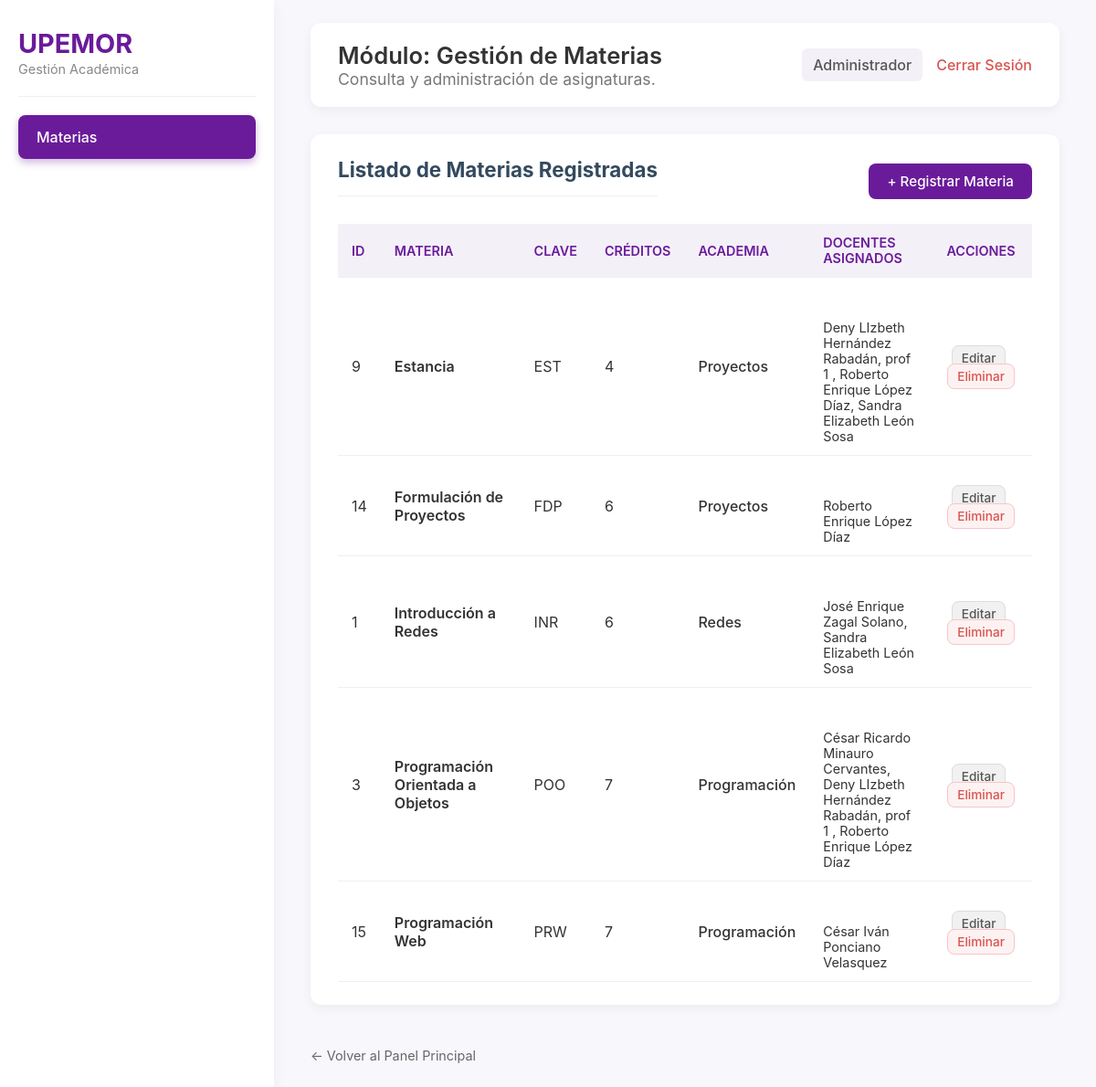
The page /index.php?controlador=materia&accion=consultarMaterias (signed in) on the database its author committed.
### tables this page shows
CREATE TABLE `materia` (
  `id_materia` int(11) NOT NULL AUTO_INCREMENT,
  `nombre_materia` varchar(45) NOT NULL,
  `clave` varchar(45) NOT NULL,
  `creditos` int(11) NOT NULL,
  `id_academia` int(11) DEFAULT NULL,
  PRIMARY KEY (`id_materia`),
  KEY `id_academia` (`id_academia`),
  CONSTRAINT `materia_ibfk_1` FOREIGN KEY (`id_academia`) REFERENCES `academia` (`id_academia`) ON DELETE SET NULL ON UPDATE CASCADE
);

CREATE TABLE `academia` (
  `id_academia` int(11) NOT NULL AUTO_INCREMENT,
  `nombre` varchar(50) NOT NULL,
  `siglas` varchar(45) NOT NULL,
  PRIMARY KEY (`id_academia`)
);

### app/controllers/MateriaController.php (called while the page is built, shortened)
<?php
include_once "app/models/MateriaModel.php";
class MateriaController {
    private $model;
    public function __construct($connection){
        $this->model = new MateriaModel($connection);
    }
    public function consultarMaterias(){
        $materias = $this->model->consultarMaterias();
        include "app/views/materia/consulta_materia.php";
    }
}

### app/models/MateriaModel.php (called while the page is built, shortened)
<?php
class MateriaModel {
    public $connection;
    public function __construct($connection){
        $this->connection = $connection;
    }
    public function consultarMaterias(){
        $sql = "SELECT
                    m.id_materia,
                    m.nombre_materia,
                    m.clave,
                    m.creditos,
                    a.nombre AS academia,
                    GROUP_CONCAT(CONCAT(p.nombre,' ',p.apellido_pa,' ',p.apellido_ma)
                                 ORDER BY p.nombre SEPARATOR ', ') AS docentes
                FROM materia m
                LEFT JOIN academia a ON a.id_academia = m.id_academia
                LEFT JOIN asignacionmateria am ON am.id_materia = m.id_materia
                LEFT JOIN profesor p ON p.id_profesor = am.id_profesor
                GROUP BY m.id_materia, m.nombre_materia, m.clave, m.creditos, a.nombre
                ORDER BY m.nombre_materia";
        return $this->connection->query($sql);
    }
}

### app/views/materia/consulta_materia.php (the view, shortened to what this page needs)
<?php
$rol_actual = $_SESSION['rol_usuario'] ?? 'Profesor';
?>
<!DOCTYPE html>
<html lang="es">
<head>
    <link rel="stylesheet" href="public/css/panel_style.css?v=<?php echo time(); ?>">
    <link rel="stylesheet" href="public/css/crud_style.css?v=<?php echo time(); ?>">
</head>
<body>
    <div class="main-container">
        <nav class="sidebar">
            <div class="sidebar-header">
                <span class="logo">UPEMOR</span>
                <span class="logo-sub">Gestión Académica</span>
            </div>
            <ul class="sidebar-menu">
                <li><a href="index.php?controlador=materia&accion=consultarMaterias" class="sidebar-link active">Materias</a></li>
            </ul>
        </nav>
        <div class="main-content">
            <header class="module-header">
                <div class="header-title">
                    <h1>Módulo: Gestión de Materias</h1>
                    <p>Consulta y administración de asignaturas.</p>
                </div>
                <div class="user-info">
                    <span><?php echo htmlspecialchars($rol_actual); ?></span>
                    <a href="index.php?controlador=acceso&accion=cerrarSesion" class="logout-link">Cerrar Sesión</a>
                </div>
            </header>
            <div class="form-card">
                <div style="display: flex; justify-content: space-between; align-items: center; margin-bottom: 20px;">
                    <h2>Listado de Materias Registradas</h2>
                    <a href="index.php?controlador=materia&accion=insertarMateria" class="button-primary" style="padding: 10px 20px; font-size: 0.95em;">
                        + Registrar Materia
                    </a>
                </div>
                <table class="data-table">
                    <thead>
                        <tr>
                            <th>ID</th>
                            <th>Materia</th>
                            <th>Clave</th>
                            <th>Créditos</th>
                            <th>Academia</th>
                            <th>Docentes Asignados</th>
                            <th style="text-align: center;">Acciones</th>
                        </tr>
                    </thead>
                    <tbody>
                    <?php if(isset($materias) && $materias->num_rows > 0): ?>
                        <?php while($r = $materias->fetch_assoc()): ?>
                        <tr>
                            <td><?php echo htmlspecialchars($r['id_materia']); ?></td>
                            <td style="font-weight: 600; color: var(--primary-color);"><?php echo htmlspecialchars($r['nombre_materia']); ?></td>
                            <td><?php echo htmlspecialchars($r['clave']); ?></td>
                            <td><?php echo (int)$r['creditos']; ?></td>
                            <td>
                                <span style="font-weight: 500;">
                                    <?php echo htmlspecialchars($r['academia'] ?? '— Sin asignar —'); ?>
                                </span>
                            </td>
                            <td style="font-size: 0.9em; max-width: 250px;">
                                <div style="white-space: pre-wrap; word-wrap: break-word;">
                                    <?php echo htmlspecialchars($r['docentes'] ?? '— Ninguno —'); ?>
                                </div>
                            </td>
                            <td style="text-align: center;">
                                <a href="index.php?controlador=materia&accion=editar&id=<?php echo $r['id_materia']; ?>"
                                   class="button-secondary"
                                   style="padding: 5px 10px; font-size: 0.85em; margin-right: 5px; text-decoration: none;">
                                    Editar
                                </a>
                                <?php if ($rol_actual == 'Administrador'): ?>
                                    <a href="index.php?controlador=materia&accion=eliminar&id=<?php echo $r['id_materia']; ?>"
                                       class="button-secondary"
                                       style="padding: 5px 10px; font-size: 0.85em; color: #d9534f; background-color: #fdf2f2; border-color: #f5c6cb;"
                                       onclick="return confirm('¿Eliminar la materia <?php echo htmlspecialchars($r['nombre_materia']); ?>?');">
                                        Eliminar
                                    </a>
                                <?php endif; ?>
                            </td>
                        </tr>
                        <?php endwhile; ?>
                    <?php else: ?>
                        <tr><td colspan="7" style="text-align: center; padding: 30px; color: #777;">No hay materias registradas.</td></tr>
                    <?php endif; ?>
                    </tbody>
                </table>
            </div>
            <br>
            <a href="index.php?controlador=acceso&accion=panelPrincipal" style="text-decoration: none; color: #666; font-size: 0.9em;">
                &larr; Volver al Panel Principal
            </a>
        </div>
    </div>
</body>
</html>

### public/css/panel_style.css (style rules this page uses)
html { scroll-behavior: smooth; }
body { margin: 0; font-family: -apple-system, BlinkMacSystemFont, "Segoe UI", Roboto, Helvetica, Arial, sans-serif; background-color: #f8f7fb; color: #333; }
.main-container { display: flex; min-height: 100vh; }
.sidebar { width: 260px; background-color: #ffffff; padding: 20px; box-shadow: 0 4px 15px rgba(0, 0, 0, 0.05); display: flex; flex-direction: column; }
.sidebar-header { padding: 10px 0 20px 0; margin-bottom: 20px; border-bottom: 1px solid #eee; }
.sidebar-header .logo { font-size: 1.8em; font-weight: 700; color: #6a1b9a; display: block; }
.sidebar-header .logo-sub { font-size: 0.9em; color: #888; }
.sidebar-menu { list-style: none; padding: 0; margin: 0; }
.sidebar-link { display: block; padding: 14px 20px; text-decoration: none; color: #555; border-radius: 8px; margin-bottom: 8px; font-weight: 500; transition: all 0.3s ease; }
.sidebar-link.active { background-color: #6a1b9a; color: #ffffff; box-shadow: 0 4px 8px rgba(106, 27, 154, 0.3); }
.main-content { flex: 1; padding: 25px 40px; overflow-y: auto; }
.module-header { display: flex; justify-content: space-between; align-items: center; background-color: #ffffff; padding: 20px 30px; border-radius: 12px; box-shadow: 0 4px 12px rgba(0, 0, 0, 0.05); margin-bottom: 30px; }
.module-header h1 { margin: 0; font-size: 1.6em; color: #333; font-weight: 600; }
.module-header p { margin: 0; font-size: 1.1em; color: #777; }
.user-info { display: flex; align-items: center; gap: 15px; }
.user-info span { font-weight: 500; color: #555; background-color: #f4f0f8; padding: 8px 12px; border-radius: 6px; }
.logout-link { text-decoration: none; color: #d9534f; font-weight: 500; }

### public/css/crud_style.css (style rules this page uses)
.form-card { background: #fff; border-radius: 12px; padding: 25px 30px; box-shadow: 0 4px 12px rgba(0, 0, 0, 0.05); margin-bottom: 25px; }
.form-card h2 { font-size: 1.4em; color: #34495e; border-bottom: 1px solid #ecf0f1; padding-bottom: 15px; margin-top: 0; margin-bottom: 10px; }
.button-primary, input[type="submit"] { background-color: #6a1b9a; color: white; padding: 12px 20px; border: none; border-radius: 8px; cursor: pointer; font-size: 1em; font-weight: 500; transition: background-color 0.3s; text-decoration: none; }
.button-secondary { background-color: #f1f1f1; color: #555; padding: 12px 20px; border: 1px solid #ddd; border-radius: 8px; cursor: pointer; font-size: 1em; font-weight: 500; transition: background-color 0.3s; text-decoration: none; }
.data-table { width: 100%; border-collapse: collapse; margin-top: 20px; }
.data-table th, .data-table td { padding: 12px 15px; text-align: left; border-bottom: 1px solid #ecf0f1; }
.data-table th { background-color: #f4f0f8; color: #6a1b9a; font-size: 0.9em; font-weight: 600; text-transform: uppercase; }

### rows shown on the page
materia: id_materia "9", nombre_materia "Estancia", clave "EST", creditos "4", id_academia.nombre "Proyectos", docentes "Deny LIzbeth Hernández Rabadán, prof 1 , Roberto Enrique López Díaz, Sandra Elizabeth León Sosa"
materia: id_materia "14", nombre_materia "Formulación de Proyectos", clave "FDP", creditos "6", id_academia.nombre "Proyectos", docentes "Roberto Enrique López Díaz"
materia: id_materia "1", nombre_materia "Introducción a Redes", clave "INR", creditos "6", id_academia.nombre "Redes", docentes "José Enrique Zagal Solano, Sandra Elizabeth León Sosa"
materia: id_materia "3", nombre_materia "Programación Orientada a Objetos", clave "POO", creditos "7", id_academia.nombre "Programación", docentes "César Ricardo Minauro Cervantes, Deny LIzbeth Hernández Rabadán, prof 1 , Roberto Enrique López Díaz"
materia: id_materia "15", nombre_materia "Programación Web", clave "PRW", creditos "7", id_academia.nombre "Programación", docentes "César Iván Ponciano Velasquez"

### other values the page prints
$rol_actual "Administrador"
